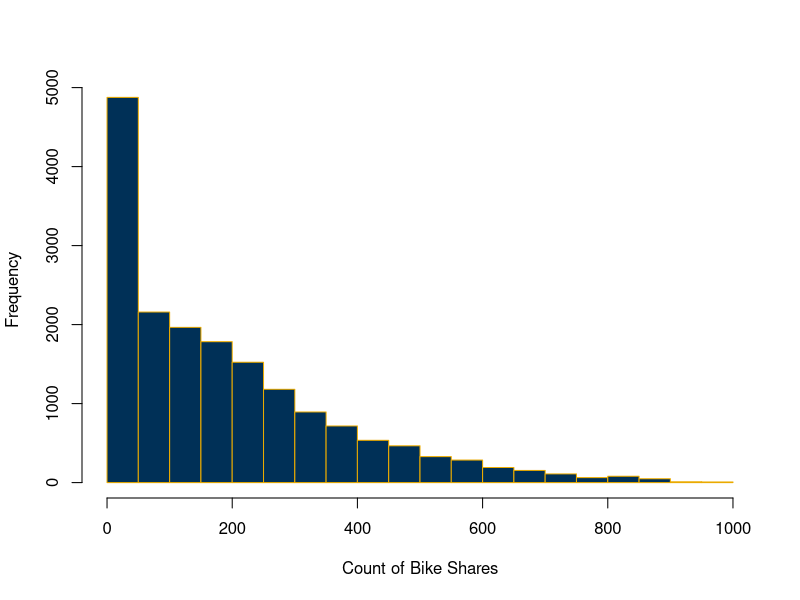
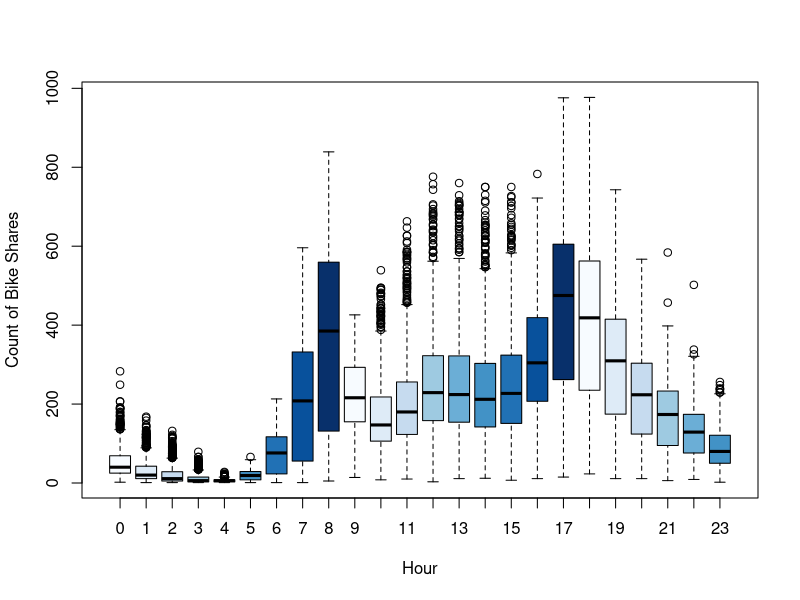
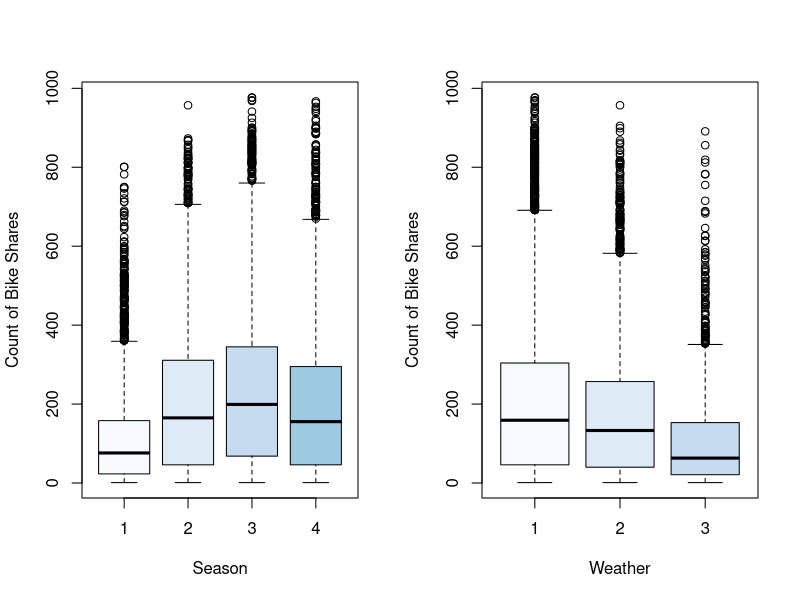
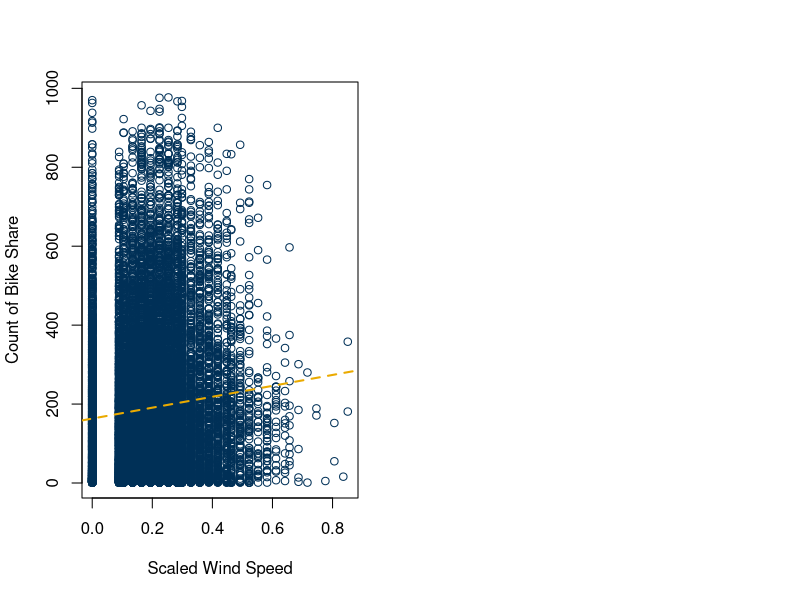
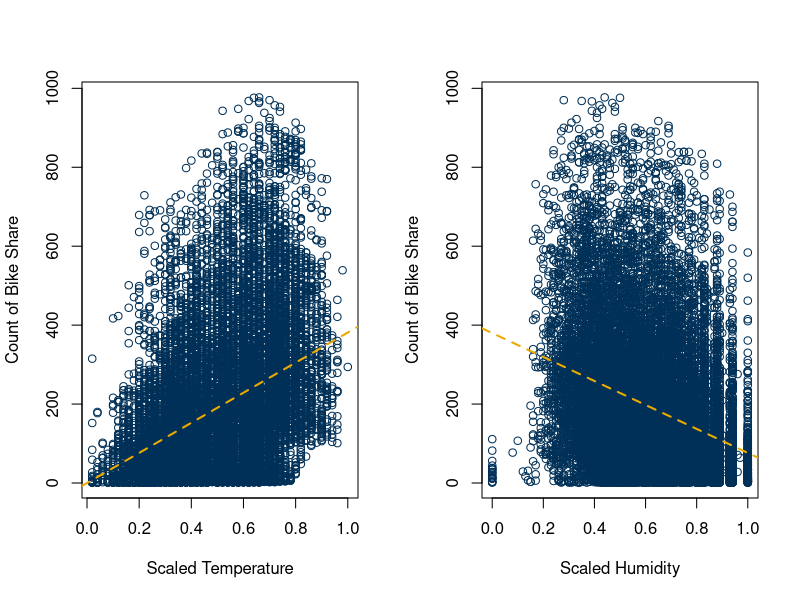

Reproduce these figures in R, in order.
## ---- chunk 1
knitr::opts_chunk$set(echo = TRUE)
## ---- chunk 2
# Set colors
gtblue = rgb(0, 48, 87, maxColorValue = 255)
techgold = rgb(179, 163, 105, maxColorValue = 255)
buzzgold = rgb(234, 170, 0, maxColorValue = 255)
bobbyjones = rgb(55, 113, 23, maxColorValue = 255)
# Read the data using read.csv
data = read.csv("Bikes.csv")
# Show the number of observations
obs = nrow(data)
cat("There are", obs, "observations in the data")
## ---- chunk 3
# Check the distribution of the response, cnt
hist(data$cnt,
     main="",
     xlab="Count of Bike Shares",
     border=buzzgold,
     col=gtblue)
## ---- chunk 4
# Check the response, cnt, against time of day
boxplot(cnt~hr,
        main="",
        xlab="Hour",
        ylab="Count of Bike Shares",
        col=blues9,
        data=data)
## ---- chunk 5
par(mfrow=c(1, 2))

# Plot cnt against season
boxplot(cnt~season,
        main="",
        xlab="Season",
        ylab="Count of Bike Shares",
        col=blues9,
        data=data)

# Plot cnt against weather
boxplot(cnt~weathersit,
        main="",
        xlab="Weather",
        ylab="Count of Bike Shares",
        col=blues9,
        data=data)
## ---- chunk 6
plot(data$windspeed,
     data$cnt,
     xlab="Scaled Wind Speed",
     ylab="Count of Bike Share",
     main="",
     col=gtblue)
abline(lm(cnt~windspeed, data=data), 
       col=buzzgold, 
       lty=2, lwd=2)
## ---- chunk 7
par(mfrow=c(1, 2))

plot(data$temp, 
     data$cnt, 
     xlab="Scaled Temperature",
     ylab="Count of Bike Share",
     main="",
     col=gtblue)
abline(lm(cnt~temp, data=data), col=buzzgold, lty=2, lwd=2)

plot(data$hum, 
     data$cnt, 
     xlab="Scaled Humidity",
     ylab="Count of Bike Share",
     main="",
     col=gtblue)
abline(lm(cnt~hum, data=data), col=buzzgold, lty=2, lwd=2)
